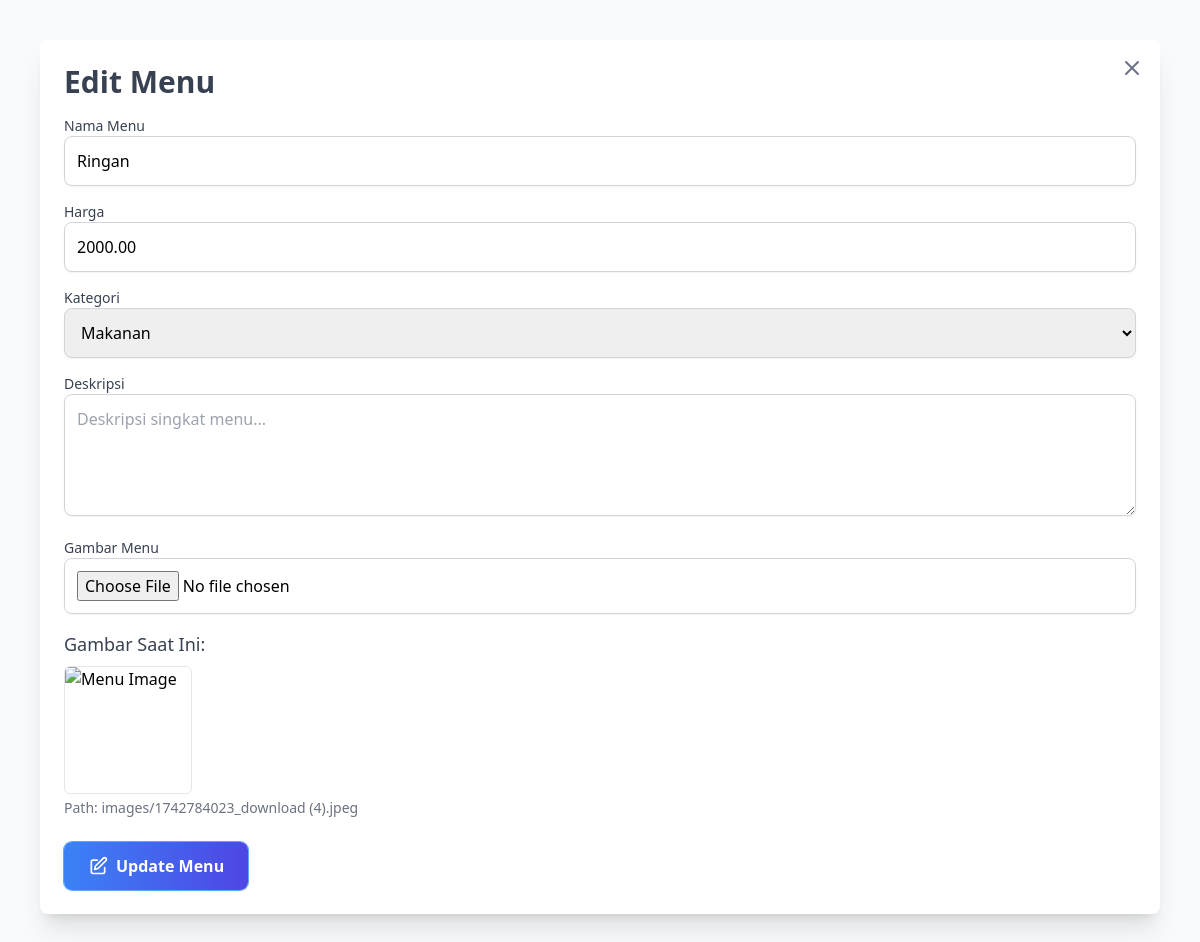
Page /admin/edit_menu.php?id=74 (signed in) on the committed database.
### tables this page shows
CREATE TABLE `menu` (
  `id` int NOT NULL,
  `name` varchar(100) NOT NULL,
  `price` decimal(10,2) NOT NULL,
  `image` varchar(255) DEFAULT NULL,
  `created_add` timestamp NOT NULL DEFAULT CURRENT_TIMESTAMP,
  `category` varchar(255) NOT NULL
);

CREATE TABLE `categories` (
  `id` int NOT NULL,
  `name` varchar(255) NOT NULL
);

### admin/edit_menu.php (the view, shortened to what this page needs)
<?php
include('db_connection.php');
$id = $_GET['id'] ?? null;
if ($id) {
    $sql = "SELECT * FROM menu WHERE id = ?";
    $stmt = $conn->prepare($sql);
    $stmt->bind_param("i", $id);
    $stmt->execute();
    $result = $stmt->get_result();
    if ($result->num_rows > 0) {
        $menu = $result->fetch_assoc();
    } else {
        echo "Menu tidak ditemukan!";
        exit;
    }
}
$categories = [];
$category_query = "SELECT * FROM categories";
$category_result = $conn->query($category_query);
while ($cat = $category_result->fetch_assoc()) {
    $categories[] = $cat;
}
?>
<!DOCTYPE html>
<html lang="id">
<head>
    <script src="https://cdn.tailwindcss.com"></script>
</head>
<body class="bg-gray-50">
    <div class="flex min-h-screen">
        <div class="flex-1 p-10">
            <div class="bg-white p-6 rounded-lg shadow-xl mb-8 relative">
    <a href="manage_menu.php" class="absolute top-4 right-4 text-gray-500 hover:text-red-500 transition duration-200" title="Kembali">
        <svg xmlns="http://www.w3.org/2000/svg" class="h-6 w-6" fill="none" viewBox="0 0 24 24" stroke="currentColor">
            <path stroke-linecap="round" stroke-linejoin="round" stroke-width="2" d="M6 18L18 6M6 6l12 12" />
        </svg>
    </a>
    <h2 class="text-3xl font-semibold text-gray-700 mb-4">Edit Menu</h2>
<form method="POST" enctype="multipart/form-data">
    <div class="mb-4">
        <label for="name" class="block text-sm font-medium text-gray-700">Nama Menu</label>
        <input type="text" name="name" id="name"
               placeholder="Contoh: Ayam Geprek"
               value="<?= htmlspecialchars($menu['name']) ?>"
               required
               class="w-full p-3 border border-gray-300 rounded-lg
                      focus:ring-2 focus:ring-blue-400 outline-none shadow-sm">
    </div>
    <div class="mb-4">
        <label for="price" class="block text-sm font-medium text-gray-700">Harga</label>
        <input type="number" name="price" id="price"
               placeholder="Contoh: 15000"
               value="<?= htmlspecialchars($menu['price']) ?>"
               required
               class="w-full p-3 border border-gray-300 rounded-lg
                      focus:ring-2 focus:ring-blue-400 outline-none shadow-sm">
    </div>
    <div class="mb-4">
        <label for="category" class="block text-sm font-medium text-gray-700">Kategori</label>
        <select name="category" id="category"
                class="w-full p-3 border border-gray-300 rounded-lg
                       focus:ring-2 focus:ring-blue-400 outline-none shadow-sm">
            <?php foreach ($categories as $cat): ?>
                <option value="<?= htmlspecialchars($cat['name']) ?>"
                        <?= $cat['name'] == $menu['category'] ? 'selected' : '' ?>>
                    <?= htmlspecialchars($cat['name']) ?>
                </option>
            <?php endforeach; ?>
        </select>
    </div>
    <div class="mb-4">
        <label for="description" class="block text-sm font-medium text-gray-700">Deskripsi</label>
        <textarea name="description" id="description" rows="4"
                  placeholder="Deskripsi singkat menu..."
                  class="w-full p-3 border border-gray-300 rounded-lg
                         focus:ring-2 focus:ring-blue-400 outline-none shadow-sm"><?= htmlspecialchars($menu['description'] ?? '') ?></textarea>
    </div>
    <div class="mb-4">
        <label for="image" class="block text-sm font-medium text-gray-700">Gambar Menu</label>
        <input type="file" name="image" id="image"
               class="w-full p-3 border border-gray-300 rounded-lg
                      focus:ring-2 focus:ring-blue-400 outline-none shadow-sm"
               onchange="previewImage(event)">
    </div>
    <div class="mb-6">
        <h3 class="text-lg font-medium text-gray-700">Gambar Saat Ini:</h3>
        <img id="preview" src="/<?= htmlspecialchars($menu['image']) ?>"
             alt="Menu Image"
             class="w-32 h-32 object-cover border rounded-md mt-2"
             onerror="this.onerror=null; this.src='/images/default.png';">
        <p class="text-sm text-gray-500 mt-1">Path: <?= htmlspecialchars($menu['image']) ?></p>
    </div>
    <button type="submit" name="update_menu"
        class="inline-flex items-center gap-2 px-6 py-3
               bg-gradient-to-r from-blue-500 to-indigo-600
               text-white font-semibold rounded-lg
               hover:shadow-lg hover:scale-105 active:scale-95
               transition-all duration-300 ease-in-out ring-1 ring-blue-400">
        <svg xmlns="http://www.w3.org/2000/svg" class="w-5 h-5" fill="none"
             viewBox="0 0 24 24" stroke="currentColor">
            <path stroke-linecap="round" stroke-linejoin="round" stroke-width="2"
                  d="M11 5H6a2 2 0 00-2 2v12a2 2 0 002 2h12a2 2 0 002-2v-5M18.5 2.5a2.121 2.121 0 113 3L12 15l-4 1 1-4 9.5-9.5z" />
        </svg>
        Update Menu
    </button>
</form>
            </div>
        </div>
    </div>
</body>
</html>

### rows in the picture
menu: name "Ringan", price "2000.00", category "Makanan", image "images/1742784023_download (4).jpeg"
